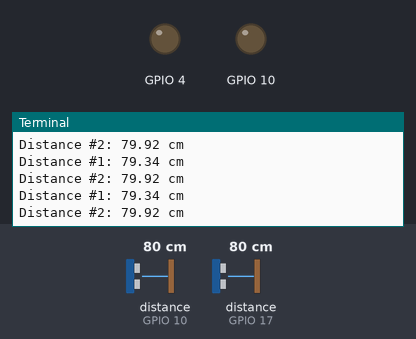
Recording of a program running on a simulated Raspberry Pi (BCM pin numbers). Parts: output pins drawn as LEDs (lit = HIGH), the last lines printed to the terminal. Inputs (shaded band) come from the test bench; at power-on: distance to the obstacle (sensors on GPIO 10, GPIO 17) 80 cm. The clock reads 2024-03-15 10:24:30 at power-on unless the program sets it; library files of the repository ran but are not shown: hc_sr04.py; pins used as bus, display or sensor lines are not drawn.

Above: at 3.2 s.
3.3 s: distance to the obstacle (sensor on GPIO 10) set to 2 cm
At 3.84 s:
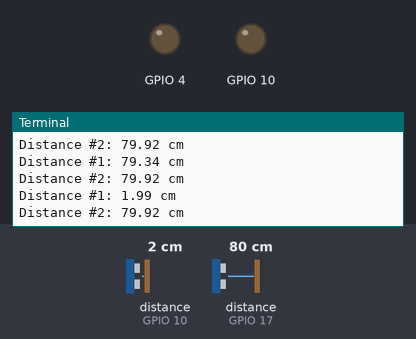
4.8 s: distance to the obstacle (sensor on GPIO 17) set to 2 cm
At 5.08 s:
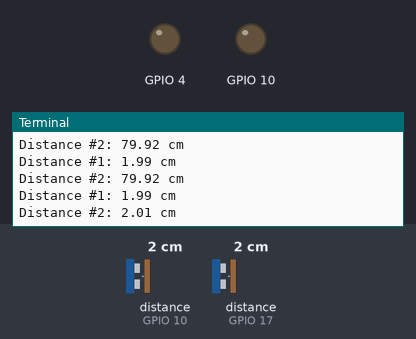
6.3 s: distance to the obstacle (sensor on GPIO 10) set to 4 cm
At 6.49 s:
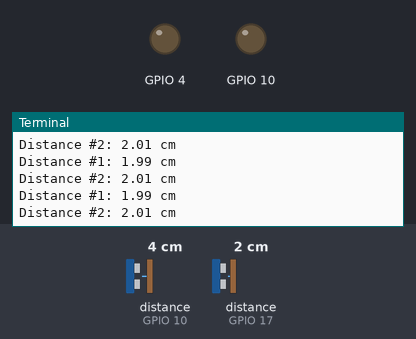
7.8 s: distance to the obstacle (sensor on GPIO 17) set to 4 cm
At 7.91 s:
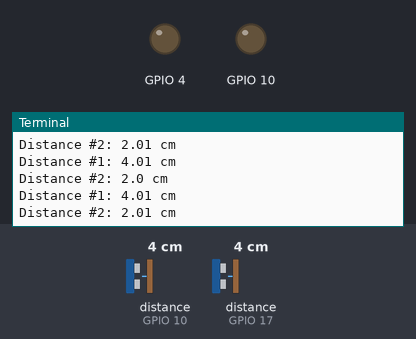
Timing chart, 0 to 10.3 s (numbered marks = the images above; inputs shaded):
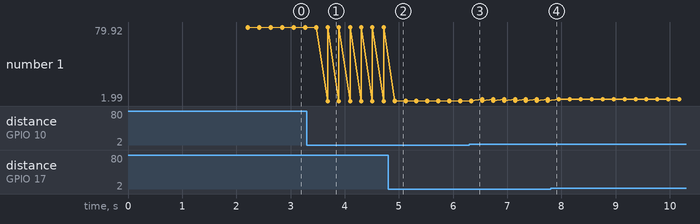

The program:

sonar.py
```python
from hc_sr04 import HCSR04;
from parallax_ping import ParallaxPing;
import RPi.GPIO as GPIO;

class Sonar():
    ''' Object Factory to instantiate
        the correct ultrassound sensor given
        the GPIO pins.
    '''
    def create(config):
        if(len(config["pins"]) == 1):
            return ParallaxPing(config);
        return HCSR04(config);

if __name__ == "__main__":

    sonar1 = Sonar.create({"pins": [10],
					"center_offset": 14,
					"orientation": 0,
					"max_range": 300,
					"min_range": 7});
    sonar2 = Sonar.create({"pins": [4, 17],
					"center_offset": 7,
					"orientation": 90,
					"max_range": 300,
					"min_range": 7});

    try:
        while(True):
            distance1 = sonar1.getData();
            distance2 = sonar2.getData();
            print("Distance #1: " + str(distance1)
                  + " cm\nDistance #2: " + str(distance2) + " cm");
    except KeyboardInterrupt:
        GPIO.cleanup()
```

parallax_ping.py
```python
import RPi.GPIO as GPIO;
import time;

class ParallaxPing():
    ''' Class for the Ping))) ultrasonic sensor.
        Provides readings within 3cm to 3m range.
    '''
    def __init__(self, config):
        self.pin = config["pins"][0];
        GPIO.setmode(GPIO.BCM);
        GPIO.setup(self.pin, GPIO.OUT);

        self.center_offset = config["center_offset"];
        self.orient_offset = config["orientation"];
        self.orientation   = config["orientation"];
        self.max_range     = config["max_range"];
        self.min_range     = config["min_range"];

    def getData(self):
        ''' Returns the distance in centimeters. '''
        GPIO.setup(self.pin, GPIO.OUT);

        # Cleanup output:
        GPIO.output(self.pin, 0);
        time.sleep(0.000002);

        # Send pulse:
        GPIO.output(self.pin, GPIO.HIGH);
        time.sleep(0.000005);

        GPIO.output(self.pin, GPIO.LOW);
        GPIO.setup(self.pin, GPIO.IN);

        # Get the pulse start time:
        pulse_start = time.time();
        while(GPIO.input(self.pin) == 0):
            pulse_start = time.time();

        # Wait for the pulse to be received back:
        pulse_end = time.time();
        while(GPIO.input(self.pin) == 1):
            pulse_end = time.time();

        pulse_duration = pulse_end - pulse_start;
        distance = self.convertDurationToCM(pulse_duration);
        time.sleep(0.1);
        return distance;

    def getInfo(self, n_readings=1):
        info = {};
        res = 0;
        for i in range(0, n_readings):
            res += self.getData();
        res = res / n_readings;

        info["data"] = res;
        info["obstacle_found"] = True;
        if(info["data"] > self.max_range):
            info["obstacle_found"] = False;
            info['data'] = self.max_range;
        info["orientation"] = self.orientation;
        info["offset"] = self.center_offset;
        info["min_range"] = self.min_range;
        return info;

    def convertDurationToCM(self, duration):
        ''' Converte a duracao do pulso em distancia. '''
        # Check if the duration is valid.
        # Pulse durations bigger than 0.5s or less than 0s
        # shouldn't be considered.
        if(duration <= 0 or duration >= 500):
            return -1;
        # 17000 = 34000 / 2
        return round(duration * 17000, 2);

    def updateOrientation(self, new_orientation):
        ''' Atualiza a orientacao do sensor em relacao ao veiculo. '''
        self.orientation = (new_orientation + self.orient_offset) % 360;

if __name__ == "__main__":

    sonar = ParallaxPing({"type": "sonar",
						"pins": [10],
						"center_offset": 14,
						"orientation": 0,
						"max_range": 300,
						"min_range": 10});
    try:
        while(True):
            distance = sonar.getData();
            print("Distance: " + str(distance) + "cm");
    except KeyboardInterrupt:
        GPIO.cleanup()
```

Measured:
- after the input at 3.3 s, the terminal: prints a new line after 0.39 s (image 1)
- after the input at 4.8 s, the terminal: prints a new line after 0.12 s (image 2)
- plotted number 1: 79.92 → 2.01 after the input at 4.8 s, 2.01 → 3.93 after the input at 7.8 s
